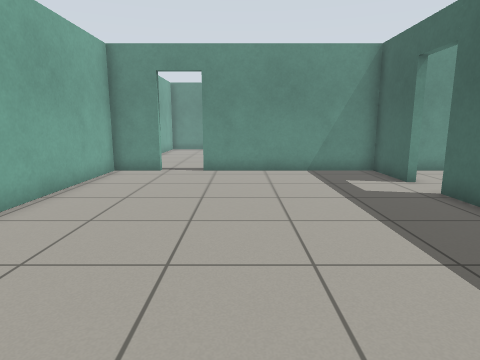
[1] (above)

24 first-person views from a walk through a world built for the Gazebo simulator. The camera is 0.94 m above the floor, tilts 10° down and sees 75° across. The lines on the ground mark 1 m squares. The floor is counted in squares, 0.5 m on a side. Each view is taken from the middle of a square. On the plan, view 1 faces up. The plan holds only what a view shows up to about 17 squares ahead; the rest is blank. The robots in the file are not drawn. Gazebo's built-in surfaces are drawn with simple patterns.

[2]
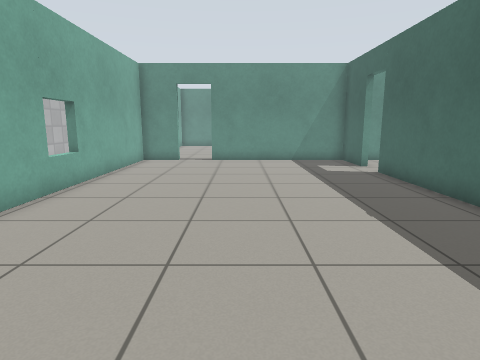

[3]
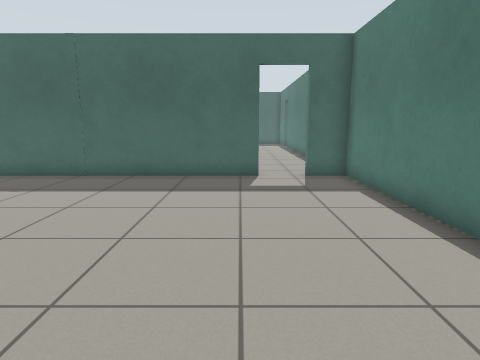

[4]
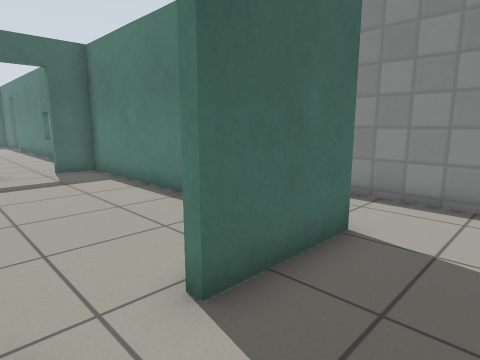

[5]
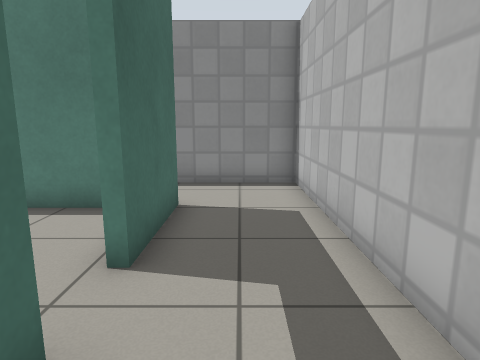

[6]
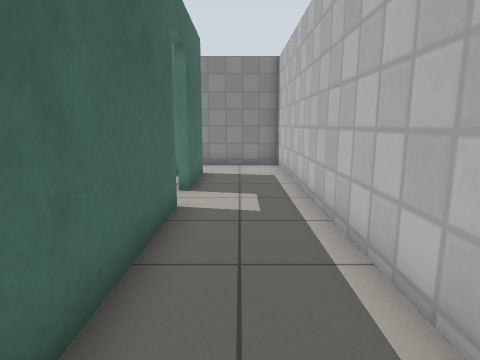

[7]
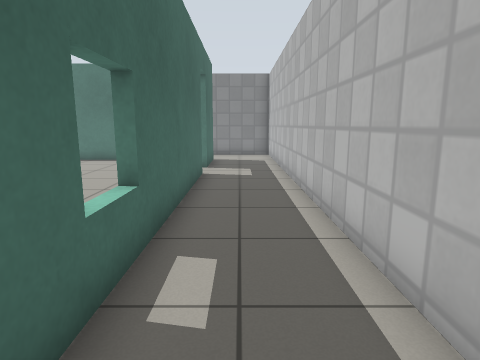

[8]
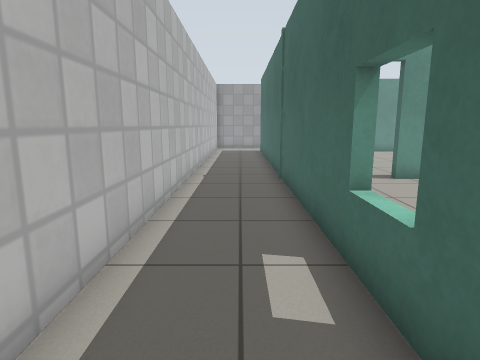

[9]
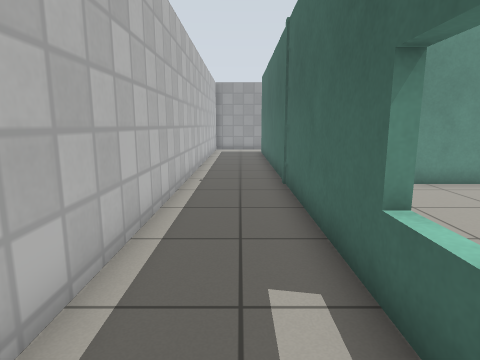

[10]
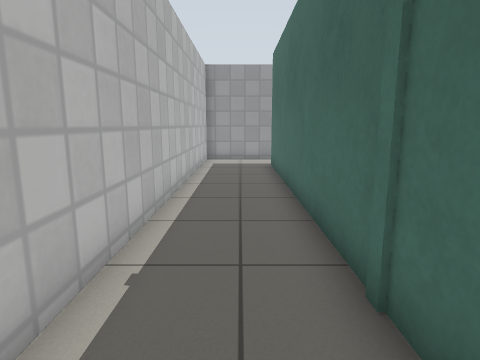

[11]
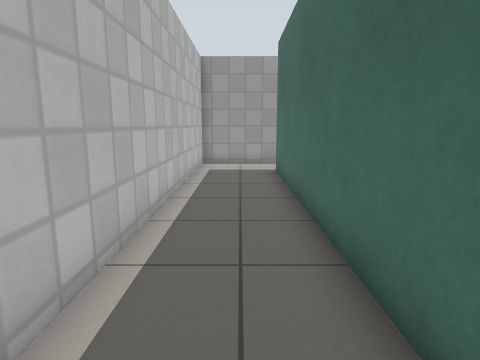

[12]
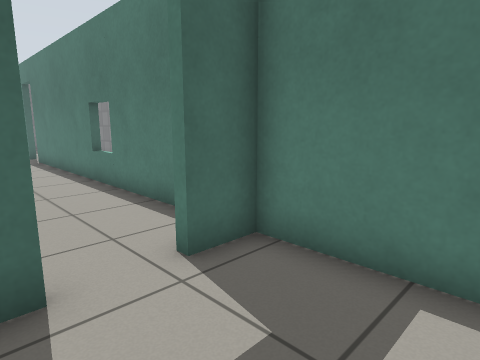

[13]
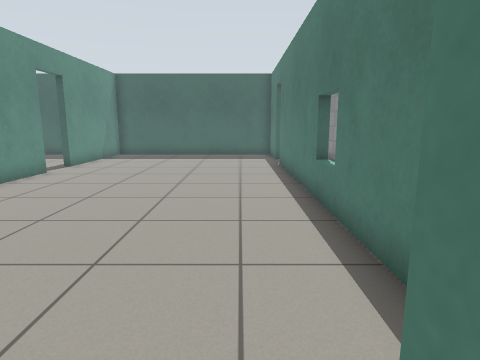

[14]
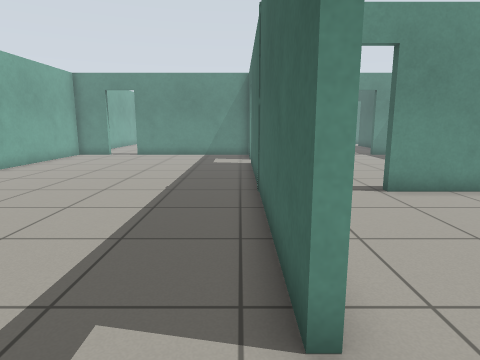

[15]
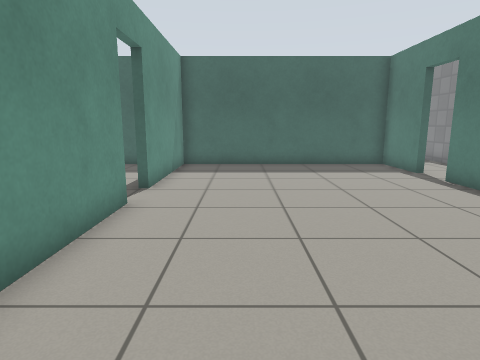

[16]
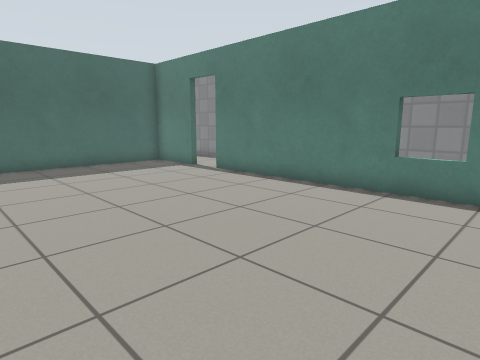

[17]
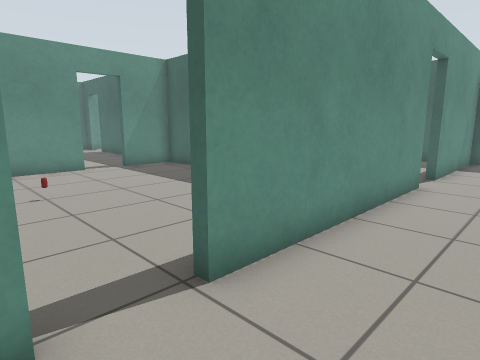

[18]
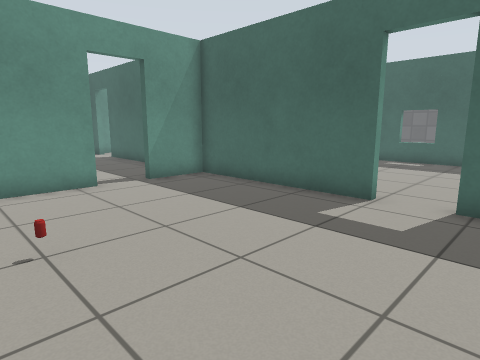

[19]
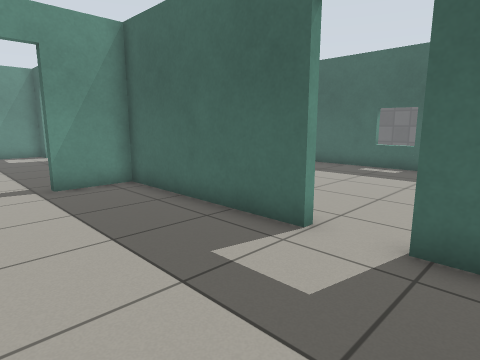

[20]
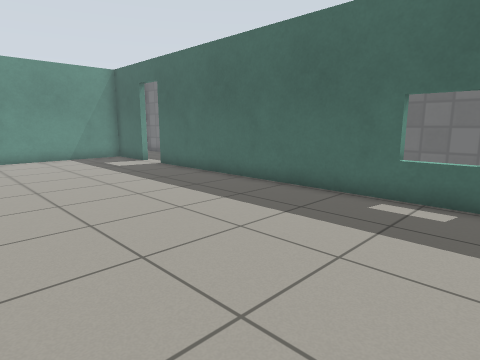

[21]
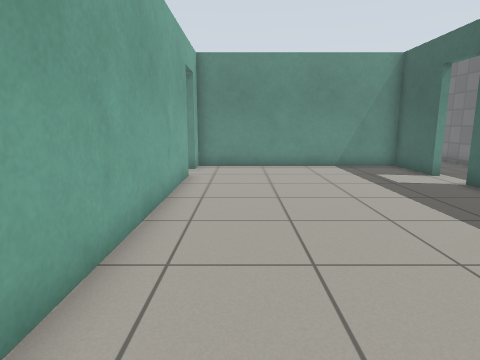

[22]
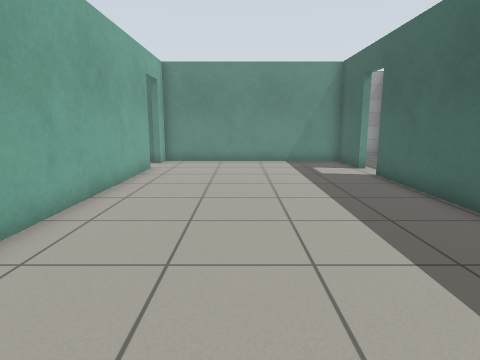

[23]
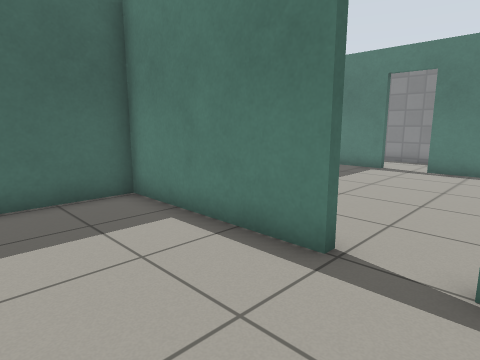

[24]
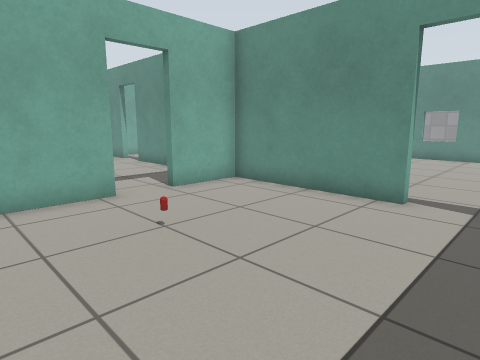

### Floor plan
Points are (right, up) in squares from view 1. A wall is a line through its corners. A room is listed if a view was taken in it or the views show most of it. See-through windows are left out.
Room 1 (views 1, 2, 12, 13, 14)
walls: (5.5, 10.1) (5.5, 12.9) (-1.6, 12.9); (5.5, -4.8) (5.5, 8.5); (-3.2, 12.9) (-5.2, 12.9) (-5.2, 2.5); (-4.8, -8) (5.5, -8) (5.5, -6.4)
ways out: open door at (-5, -4) to room 2; open door at (6, -5.5) to room 3; open door at (6, 9.5) to room 4; open door at (-2.5, 13)
Room 2 (views 3, 4, 5, 6, 7, 8, 9, 10, 11)
walls: (28.6, 7.5) (28.6, 9.9); (25.1, -11.2) (27.2, -11.2); (21.1, -11.2) (23.4, -11.2); (19, -11.2) (19.5, -11.2); (28.6, 24.4) (28.6, 26.4); (11.9, -11.2) (14, -11.2); (-5.5, -3.1) (-5.5, 24.7); (-5.5, -8.4) (-5.5, -4.9); (-5.1, 27.2) (-8.8, 27.2) (-8.8, -11.2) (-4.1, -11.2)
ways out: open door at (-5, -4) to room 1; open door at (21.5, -8) to room 3; open door at (25, 20.5) to room 5
Room 3 (views 15, 16, 17)
walls: (17.5, 1.7) (9.2, 1.7); (8, -8) (20.5, -8); (22.2, -8) (25.2, -8) (25.2, 1.7) (19.2, 1.7)
ways out: open door at (6, -5.5) to room 1; open door at (21.5, -8) to room 2; open door at (8.5, 2) to room 4; open door at (18.5, 2) to room 5
Room 4 (views 18, 19, 24)
walls: (11.8, 12.9) (5.9, 12.9) (5.9, 10.1); (5.9, 8.5) (5.9, 5.9); (15.8, 6) (15.8, 12.9) (13.4, 12.9); (15.8, 3.4) (15.8, 4.4)
ways out: open door at (6, 9.5) to room 1; open door at (8.5, 2) to room 3; open door at (16, 5.5) to room 5; open door at (12.5, 13)
objects: drink can (9, 8)
Room 5 (views 20, 21, 22, 23)
walls: (16.1, 21.6) (16.1, 12.2); (25.2, 21.5) (25.2, 24.4) (16.1, 24.4); (19.2, 2) (25.2, 2) (25.2, 19.9)
ways out: open door at (25, 20.5) to room 2; open door at (18.5, 2) to room 3; open door at (16, 5.5) to room 4; open door at (16, 22.5)

Where each view was taken, in squares from view 1:
view 1: 0 up, 0 right, facing up
view 2: 4 down, 0 right, facing up
view 3: 4 down, 6 left, facing right
view 4: 3 down, 8 left, facing down-right
view 5: 1 down, 7 left, facing down
view 6: 4 up, 7 left, facing down
view 7: 9 up, 7 left, facing down
view 8: 2 up, 7 left, facing up
view 9: 3 up, 7 left, facing up
view 10: 10 up, 7 left, facing up
view 11: 12 up, 7 left, facing up
view 12: 4 down, 2 right, facing down-right
view 13: 6 down, 5 right, facing right
view 14: 7 down, 5 right, facing up
view 15: 1 down, 10 right, facing right
view 16: 1 up, 10 right, facing down-right
view 17: 1 down, 7 right, facing up-right
view 18: 3 up, 8 right, facing up-right
view 19: 3 up, 11 right, facing up-right
view 20: 6 up, 17 right, facing up-right
view 21: 10 up, 18 right, facing up
view 22: 8 up, 20 right, facing up
view 23: 6 up, 17 right, facing down-right
view 24: 5 up, 14 right, facing up-left
